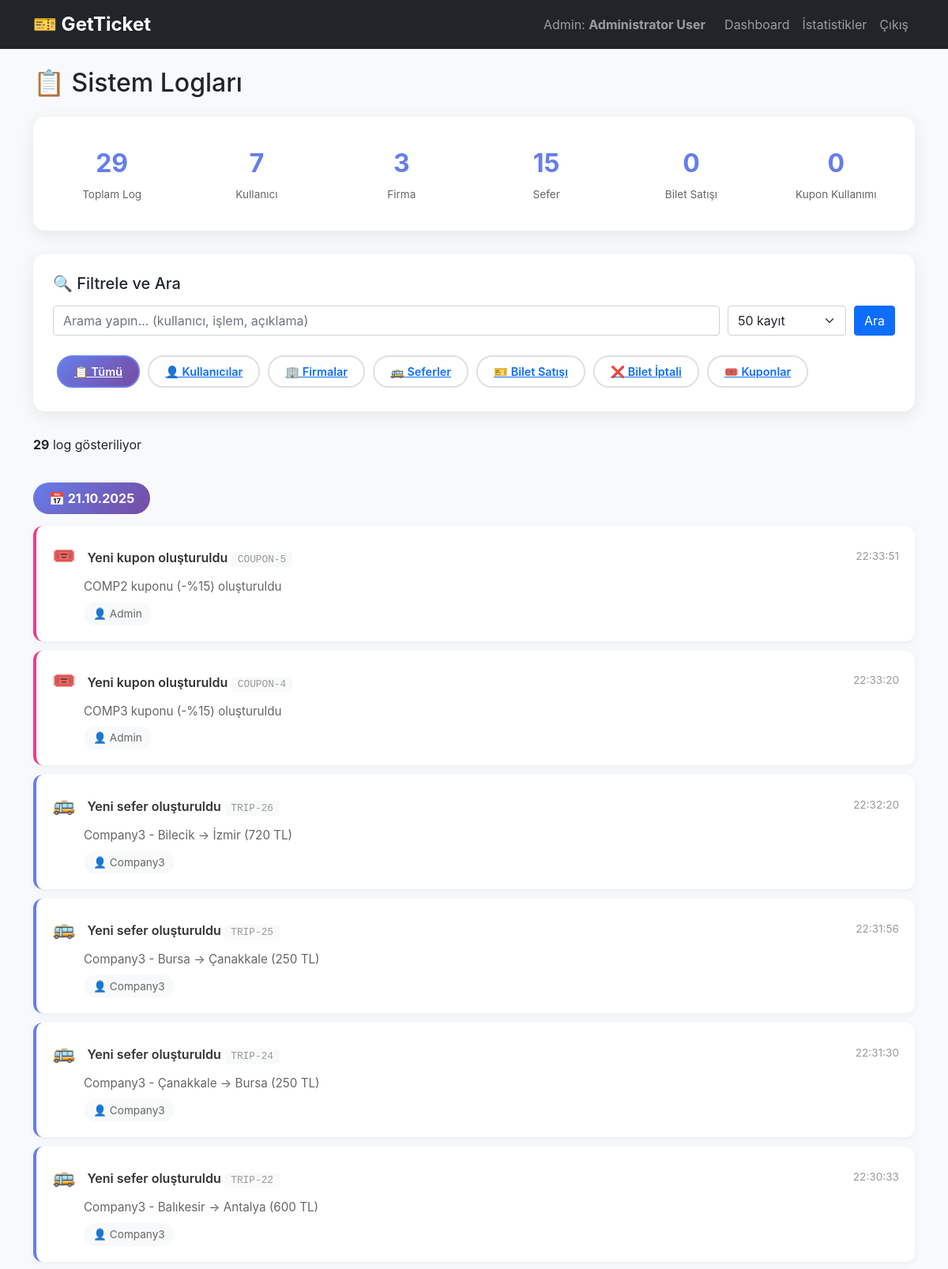
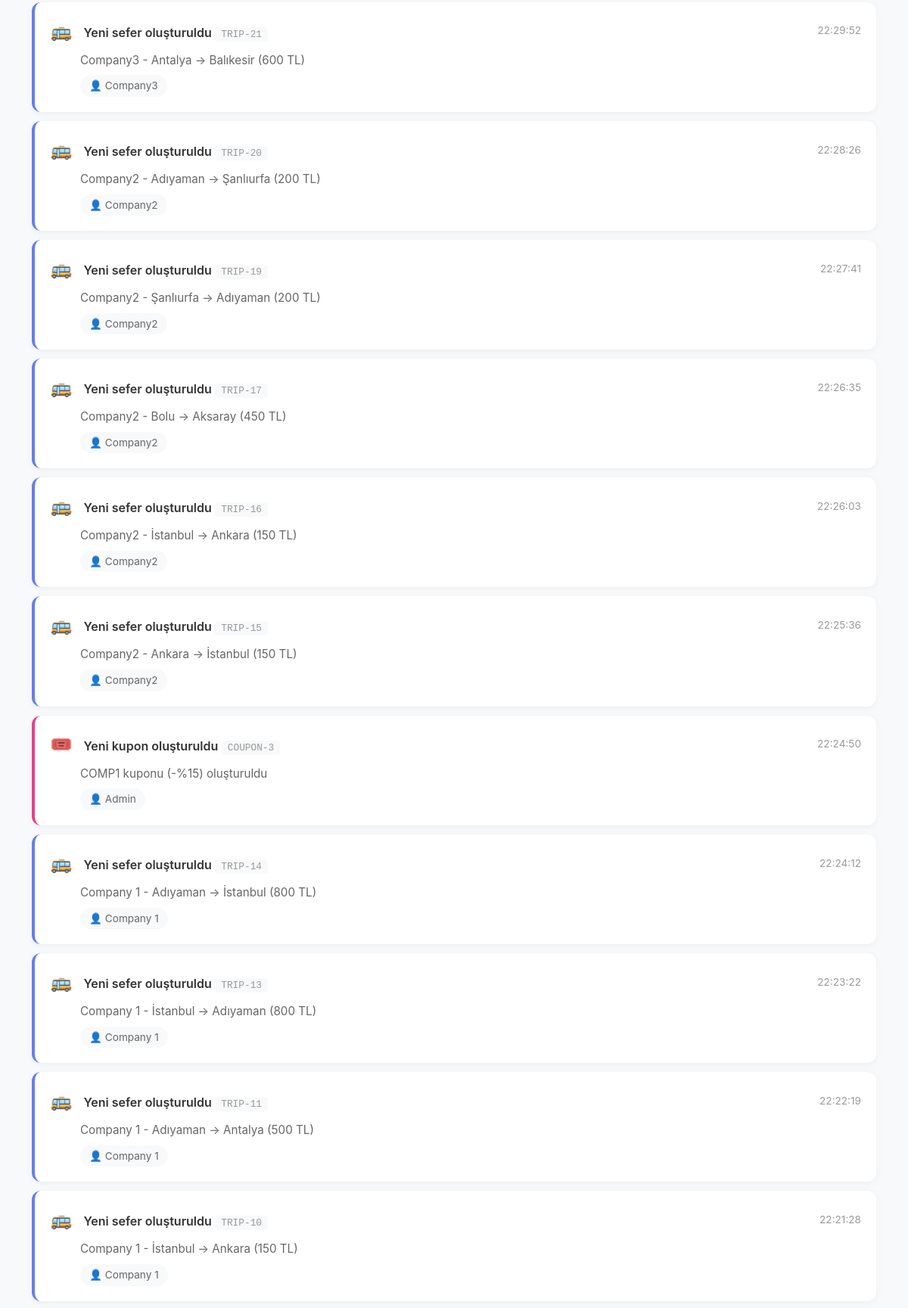
The page /pages/loglar.php (signed in, upper part) on the database its author committed (2 pictures, top to bottom).
### tables this page shows
CREATE TABLE trips (
    id INTEGER PRIMARY KEY AUTOINCREMENT,
    company_id INTEGER NOT NULL,
    destination_city TEXT NOT NULL,
    arrival_time TIME NOT NULL,
    departure_time TIME NOT NULL,
    departure_city TEXT NOT NULL,
    price INTEGER NOT NULL,
    capacity INTEGER NOT NULL,
    created_date DATETIME DEFAULT CURRENT_TIMESTAMP, departure_date DATE,
    FOREIGN KEY (company_id) REFERENCES bus_companies(id)
);

CREATE TABLE bus_companies (
    id INTEGER PRIMARY KEY AUTOINCREMENT,
    name TEXT UNIQUE NOT NULL,
    logo_path TEXT,
    created_at DATETIME DEFAULT CURRENT_TIMESTAMP
);

### pages/loglar.php (the view, shortened to what this page needs)
<?php
$db = getDBConnection();
$filter_type = isset($_GET['type']) ? $_GET['type'] : 'all';
$search = isset($_GET['search']) ? trim($_GET['search']) : '';
$limit = isset($_GET['limit']) ? (int)$_GET['limit'] : 50;
$logs = [];
$stmt = $db->query("
    SELECT
        id,
        full_name,
        email,
        role,
        created_at,
        'user_register' as log_type,
        'Yeni kullanıcı kaydı' as log_action
    FROM users
    ORDER BY created_at DESC
");
$user_logs = $stmt->fetchAll(PDO::FETCH_ASSOC);
foreach ($user_logs as $log) {
    $logs[] = [
        'id' => 'USER-' . $log['id'],
        'type' => 'user',
        'action' => $log['log_action'],
        'description' => $log['full_name'] . ' (' . $log['email'] . ') sisteme kayıt oldu',
        'user' => $log['full_name'],
        'timestamp' => $log['created_at'],
        'icon' => '👤',
        'color' => '#17a2b8'
    ];
}
$stmt = $db->query("
    SELECT
        id,
        name,
        created_at
    FROM bus_companies
    ORDER BY created_at DESC
");
$company_logs = $stmt->fetchAll(PDO::FETCH_ASSOC);
foreach ($company_logs as $log) {
    $logs[] = [
        'id' => 'COMPANY-' . $log['id'],
        'type' => 'company',
        'action' => 'Yeni firma eklendi',
        'description' => $log['name'] . ' firması sisteme eklendi',
        'user' => 'Admin',
        'timestamp' => $log['created_at'],
        'icon' => '🏢',
        'color' => '#ffc107'
    ];
}
$stmt = $db->query("
    SELECT
        t.id,
        t.departure_city,
        t.destination_city,
        t.price,
        t.created_date,
        bc.name as company_name
    FROM trips t
    LEFT JOIN bus_companies bc ON t.company_id = bc.id
    ORDER BY t.created_date DESC
");
$trip_logs = $stmt->fetchAll(PDO::FETCH_ASSOC);
foreach ($trip_logs as $log) {
    $logs[] = [
        'id' => 'TRIP-' . $log['id'],
        'type' => 'trip',
        'action' => 'Yeni sefer oluşturuldu',
        'description' => $log['company_name'] . ' - ' . $log['departure_city'] . ' → ' . $log['destination_city'] . ' (' . $log['price'] . ' TL)',
        'user' => $log['company_name'],
        'timestamp' => $log['created_date'],
        'icon' => '🚌',
        'color' => '#667eea'
    ];
}
$stmt = $db->query("
    SELECT
        c.id,
        c.code,
        c.discount,
        c.created_at
    FROM coupons c
    ORDER BY c.created_at DESC
");
$coupon_logs = $stmt->fetchAll(PDO::FETCH_ASSOC);
foreach ($coupon_logs as $log) {
    $logs[] = [
        'id' => 'COUPON-' . $log['id'],
        'type' => 'coupon',
        'action' => 'Yeni kupon oluşturuldu',
        'description' => $log['code'] . ' kuponu (-%' . $log['discount'] . ') oluşturuldu',
        'user' => 'Admin',
        'timestamp' => $log['created_at'],
        'icon' => '🎟️',
        'color' => '#e83e8c'
    ];
}
usort($logs, function($a, $b) {
    return strtotime($b['timestamp']) - strtotime($a['timestamp']);
});
$filtered_logs = [];
foreach ($logs as $log) {
    $filtered_logs[] = $log;
}
$filtered_logs = array_slice($filtered_logs, 0, $limit);
$total_logs = count($logs);
$log_types = [
    'user' => 0,
    'company' => 0,
    'trip' => 0,
    'ticket_purchase' => 0,
    'ticket_cancel' => 0,
    'coupon' => 0,
    'coupon_usage' => 0
];
foreach ($logs as $log) {
    if (isset($log_types[$log['type']])) {
        $log_types[$log['type']]++;
    }
}
?>
<!DOCTYPE html>
<html lang="tr">
<head>
    <link href="https://cdn.jsdelivr.net/npm/bootstrap@5.1.3/dist/css/bootstrap.min.css" rel="stylesheet">
</head>
<body>
    <nav class="navbar navbar-expand-lg navbar-dark bg-dark">
        <div class="container">
            <a class="navbar-brand fw-bold" href="../index.php">
                <span style="font-size: 1.5rem;">🎫 GetTicket</span>
            </a>
            <div class="navbar-nav ms-auto">
                <span class="navbar-text me-3">
                    Admin: <strong><?php echo htmlspecialchars($_SESSION['full_name']); ?></strong>
                </span>
                <a class="nav-link" href="dashboard.php">Dashboard</a>
                <a class="nav-link" href="sistem_istatistik.php">İstatistikler</a>
                <a class="nav-link" href="logout.php">Çıkış</a>
            </div>
        </div>
    </nav>
    <div class="container mt-4">
        <h2 class="mb-4">📋 Sistem Logları</h2>
        <div class="stats-card">
            <div class="row">
                <div class="col-md-2">
                    <div class="stat-item">
                        <div class="stat-number"><?php echo $total_logs; ?></div>
                        <div class="stat-label">Toplam Log</div>
                    </div>
                </div>
                <div class="col-md-2">
                    <div class="stat-item">
                        <div class="stat-number"><?php echo $log_types['user']; ?></div>
                        <div class="stat-label">Kullanıcı</div>
                    </div>
                </div>
                <div class="col-md-2">
                    <div class="stat-item">
                        <div class="stat-number"><?php echo $log_types['company']; ?></div>
                        <div class="stat-label">Firma</div>
                    </div>
                </div>
                <div class="col-md-2">
                    <div class="stat-item">
                        <div class="stat-number"><?php echo $log_types['trip']; ?></div>
                        <div class="stat-label">Sefer</div>
                    </div>
                </div>
                <div class="col-md-2">
                    <div class="stat-item">
                        <div class="stat-number"><?php echo $log_types['ticket_purchase']; ?></div>
                        <div class="stat-label">Bilet Satışı</div>
                    </div>
                </div>
                <div class="col-md-2">
                    <div class="stat-item">
                        <div class="stat-number"><?php echo $log_types['coupon_usage']; ?></div>
                        <div class="stat-label">Kupon Kullanımı</div>
                    </div>
                </div>
            </div>
        </div>
        <div class="filter-card">
            <h5 class="mb-3">🔍 Filtrele ve Ara</h5>
            <form method="GET" class="search-box">
                <input type="text" name="search" class="form-control"
                       placeholder="Arama yapın... (kullanıcı, işlem, açıklama)"
                       value="<?php echo htmlspecialchars($search); ?>">
                <select name="limit" class="form-select" style="max-width: 150px;">
                    <option value="50" <?php echo $limit == 50 ? 'selected' : ''; ?>>50 kayıt</option>
                </select>
                <button type="submit" class="btn btn-primary">Ara</button>
            </form>
            <div class="d-flex flex-wrap">
                <a href="?type=all&search=<?php echo urlencode($search); ?>&limit=<?php echo $limit; ?>"
                   class="filter-btn <?php echo $filter_type === 'all' ? 'active' : ''; ?>">
                    📋 Tümü
                </a>
                <a href="?type=user&search=<?php echo urlencode($search); ?>&limit=<?php echo $limit; ?>"
                   class="filter-btn <?php echo $filter_type === 'user' ? 'active' : ''; ?>">
                    👤 Kullanıcılar
                </a>
                <a href="?type=company&search=<?php echo urlencode($search); ?>&limit=<?php echo $limit; ?>"
                   class="filter-btn <?php echo $filter_type === 'company' ? 'active' : ''; ?>">
                    🏢 Firmalar
                </a>
                <a href="?type=trip&search=<?php echo urlencode($search); ?>&limit=<?php echo $limit; ?>"
                   class="filter-btn <?php echo $filter_type === 'trip' ? 'active' : ''; ?>">
                    🚌 Seferler
                </a>
                <a href="?type=ticket_purchase&search=<?php echo urlencode($search); ?>&limit=<?php echo $limit; ?>"
                   class="filter-btn <?php echo $filter_type === 'ticket_purchase' ? 'active' : ''; ?>">
                    🎫 Bilet Satışı
                </a>
                <a href="?type=ticket_cancel&search=<?php echo urlencode($search); ?>&limit=<?php echo $limit; ?>"
                   class="filter-btn <?php echo $filter_type === 'ticket_cancel' ? 'active' : ''; ?>">
                    ❌ Bilet İptali
                </a>
                <a href="?type=coupon&search=<?php echo urlencode($search); ?>&limit=<?php echo $limit; ?>"
                   class="filter-btn <?php echo $filter_type === 'coupon' ? 'active' : ''; ?>">
                    🎟️ Kuponlar
                </a>
            </div>
        </div>
        <?php if (empty($filtered_logs)): ?>
            <div class="no-logs">
                <div style="font-size: 5rem; opacity: 0.5;">📋</div>
                <h3>Log Bulunamadı</h3>
                <p class="text-muted">Arama kriterlerinizi değiştirerek tekrar deneyin.</p>
            </div>
        <?php else: ?>
            <div class="mb-3">
                <strong><?php echo count($filtered_logs); ?></strong> log gösteriliyor
            </div>
            <?php
            $current_date = '';
            foreach ($filtered_logs as $log):
                $log_date = date('d.m.Y', strtotime($log['timestamp']));
                if ($log_date !== $current_date):
                    $current_date = $log_date;
            ?>
                <div class="timeline-date">📅 <?php echo $log_date; ?></div>
            <?php endif; ?>
            <div class="log-item" style="border-left-color: <?php echo $log['color']; ?>;">
                <div class="log-header">
                    <div>
                        <span class="log-icon"><?php echo $log['icon']; ?></span>
                        <span class="log-action"><?php echo htmlspecialchars($log['action']); ?></span>
                        <span class="log-id"><?php echo $log['id']; ?></span>
                    </div>
                    <span class="log-timestamp">
                        <?php echo date('H:i:s', strtotime($log['timestamp'])); ?>
                    </span>
                </div>
                <div class="log-description">
                    <?php echo htmlspecialchars($log['description']); ?>
                </div>
                <span class="log-user">
                    👤 <?php echo htmlspecialchars($log['user']); ?>
                </span>
            </div>
            <?php endforeach; ?>
        <?php endif; ?>
    </div>
</body>
</html>

### pages/loglar.php (style rules this page uses)
body { background: #f8f9fa; font-family: -apple-system, BlinkMacSystemFont, 'Segoe UI', Roboto, sans-serif; }
.stats-card { background: white; border-radius: 15px; padding: 20px; box-shadow: 0 5px 20px rgba(0,0,0,0.08); margin-bottom: 30px; }
.stat-item { text-align: center; padding: 15px; }
.stat-number { font-size: 2rem; font-weight: bold; color: #667eea; }
.stat-label { color: #666; font-size: 0.85rem; margin-top: 5px; }
.filter-card { background: white; border-radius: 15px; padding: 25px; box-shadow: 0 5px 20px rgba(0,0,0,0.08); margin-bottom: 30px; }
.log-item { background: white; border-radius: 12px; padding: 20px; margin-bottom: 12px; box-shadow: 0 2px 10px rgba(0,0,0,0.05); transition: all 0.3s; border-left: 4px solid #667eea; }
.log-header { display: flex; justify-content: space-between; align-items: center; margin-bottom: 10px; }
.log-icon { font-size: 1.5rem; margin-right: 10px; }
.log-action { font-weight: 600; color: #333; font-size: 1rem; }
.log-timestamp { color: #999; font-size: 0.85rem; }
.log-description { color: #666; margin-left: 40px; font-size: 0.95rem; }
.log-user { display: inline-block; background: #f8f9fa; padding: 4px 12px; border-radius: 15px; font-size: 0.85rem; color: #666; margin-top: 8px; margin-left: 40px; }
.log-id { font-family: 'Courier New', monospace; font-size: 0.8rem; color: #999; background: #f8f9fa; padding: 2px 8px; border-radius: 4px; }
.filter-btn { padding: 8px 20px; border: 2px solid #e0e0e0; background: white; border-radius: 20px; margin: 5px; transition: all 0.3s; font-weight: 600; font-size: 0.9rem; cursor: pointer; }
.filter-btn.active { background: linear-gradient(135deg, #667eea 0%, #764ba2 100%); color: white; border-color: #667eea; }
.search-box { display: flex; gap: 10px; margin-bottom: 20px; }
.timeline-date { background: linear-gradient(135deg, #667eea 0%, #764ba2 100%); color: white; padding: 8px 20px; border-radius: 20px; font-weight: bold; margin: 20px 0 15px 0; display: inline-block; }

### rows shown on the page
trips: icon "🚌", action "Yeni sefer oluşturuldu", id "TRIP-26", created_date "22:32:20", description "Company3 - Bilecik → İzmir (720 TL)", company.name "Company3"
trips: icon "🚌", action "Yeni sefer oluşturuldu", id "TRIP-25", created_date "22:31:56", description "Company3 - Bursa → Çanakkale (250 TL)", company.name "Company3"
trips: icon "🚌", action "Yeni sefer oluşturuldu", id "TRIP-24", created_date "22:31:30", description "Company3 - Çanakkale → Bursa (250 TL)", company.name "Company3"
trips: icon "🚌", action "Yeni sefer oluşturuldu", id "TRIP-22", created_date "22:30:33", description "Company3 - Balıkesir → Antalya (600 TL)", company.name "Company3"
trips: icon "🚌", action "Yeni sefer oluşturuldu", id "TRIP-21", created_date "22:29:52", description "Company3 - Antalya → Balıkesir (600 TL)", company.name "Company3"
trips: icon "🚌", action "Yeni sefer oluşturuldu", id "TRIP-20", created_date "22:28:26", description "Company2 - Adıyaman → Şanlıurfa (200 TL)", company.name "Company2"
trips: icon "🚌", action "Yeni sefer oluşturuldu", id "TRIP-19", created_date "22:27:41", description "Company2 - Şanlıurfa → Adıyaman (200 TL)", company.name "Company2"
trips: icon "🚌", action "Yeni sefer oluşturuldu", id "TRIP-17", created_date "22:26:35", description "Company2 - Bolu → Aksaray (450 TL)", company.name "Company2"
trips: icon "🚌", action "Yeni sefer oluşturuldu", id "TRIP-16", created_date "22:26:03", description "Company2 - İstanbul → Ankara (150 TL)", company.name "Company2"
trips: icon "🚌", action "Yeni sefer oluşturuldu", id "TRIP-15", created_date "22:25:36", description "Company2 - Ankara → İstanbul (150 TL)", company.name "Company2"
trips: icon "🚌", action "Yeni sefer oluşturuldu", id "TRIP-14", created_date "22:24:12", description "Company 1 - Adıyaman → İstanbul (800 TL)", company.name "Company 1"
trips: icon "🚌", action "Yeni sefer oluşturuldu", id "TRIP-13", created_date "22:23:22", description "Company 1 - İstanbul → Adıyaman (800 TL)", company.name "Company 1"
trips: icon "🚌", action "Yeni sefer oluşturuldu", id "TRIP-11", created_date "22:22:19", description "Company 1 - Adıyaman → Antalya (500 TL)", company.name "Company 1"
trips: icon "🚌", action "Yeni sefer oluşturuldu", id "TRIP-10", created_date "22:21:28", description "Company 1 - İstanbul → Ankara (150 TL)", company.name "Company 1"

### other values the page prints
$_SESSION['full_name'] "Administrator User"
$total_logs "29"
$log_types['user'] "7"
$log_types['company'] "3"
$log_types['trip'] "15"
$log_types['ticket_purchase'] "0"
$log_types['coupon_usage'] "0"
count($filtered_logs) "29"
$log_date "21.10.2025"
$log['icon'] "🎟️"
$log['action'] "Yeni kupon oluşturuldu"
$log['id'] "COUPON-5"
date('H:i:s', strtotime($log['timestamp'])) "22:33:51"
$log['description'] "COMP2 kuponu (-%15) oluşturuldu"
$log['user'] "Admin"
